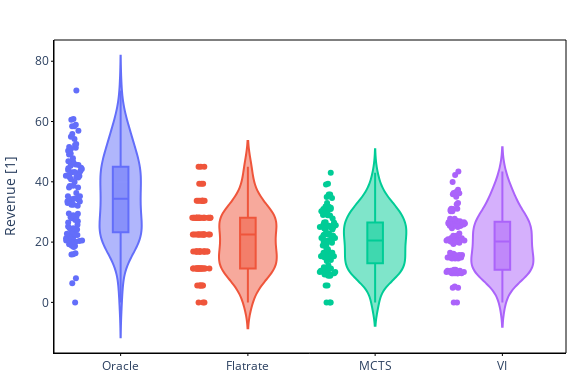

The notebook cell this image was saved under:
### Markdown cell above
## Violin plot - revenue distribution for each method

### Code cell
df_box = df[df.expected_res==4]
# sort by runner
df_box = df_box.sort_values("runner")
fig = px.violin(df_box, x="runner", y="r", box=True, points="all", color="runner")
# fig.update_traces(meanline_visible=True, width=0.7)
fig.update_layout(
    xaxis_title=None,
    width=576,  # 6 inches * 96 pixels/inch
    height=384,  # 4 inches * 96 pixels/inch (or adjust based on your needs)
    showlegend=False,
    plot_bgcolor='rgba(0, 0, 0, 0)',  # Transparent background inside the plot
    paper_bgcolor='rgba(0, 0, 0, 0)',  # Transparent background outside the plot
    margin=dict(l=10, r=10, t=40, b=10),  # Adjust margins to make space for border
    xaxis=dict(
        showline=True,  # Show x-axis line
        linewidth=1,  # Set line width
        linecolor='black',  # Set line color
        # dash='dash',  # Make x-axis line dashed
        ticks='outside',  # Move ticks outside the plot
        ticklen=2,  # Length of the tick marks
        tickwidth=1,  # Width of the tick marks
        tickcolor='black',  # Color of the tick marks
    ),
    yaxis=dict(
        showline=True,  # Show y-axis line
        linewidth=1,  # Set line width
        linecolor='black',  # Set line color
        # dash='dash',  # Make y-axis line dashed
        ticks='outside',  # Move ticks outside the plot
        ticklen=2,  # Length of the tick marks
        tickwidth=1,  # Width of the tick marks
        tickcolor='black',  # Color of the tick marks
        title="Revenue [1]"
    ),
    # Optional: Add border around the entire plot area
    shapes=[dict(
        type='rect',
        x0=0, y0=0, x1=1, y1=1,
        xref='paper', yref='paper',
        line=dict(color='black', width=1)
    )]
)
fig.write_image(FIGROOT/"violin_revenue.pdf")
fig.show()

### Figure 1 — Plotly figure (JSON) as saved in the notebook; plotly's stock layout.template omitted (floating-point values rounded to 4 significant figures)
{"data": [{"alignmentgroup": "True", "box": {"visible": true}, "hovertemplate": "runner=%{x}<br>r=%{y}<extra></extra>", "legendgroup": "Oracle", "marker": {"color": "#636efa"}, "name": "Oracle", "offsetgroup": "Oracle", "orientation": "v", "points": "all", "scalegroup": "True", "showlegend": true, "x": ["Oracle", "Oracle", "Oracle", "Oracle", "Oracle", "Oracle", "Oracle", "Oracle", "Oracle", "Oracle", "Oracle", "Oracle", "Oracle", "Oracle", "Oracle", "Oracle", "Oracle", "Oracle", "Oracle", "Oracle", "Oracle", "Oracle", "Oracle", "Oracle", "Oracle", "Oracle", "Oracle", "Oracle", "Oracle", "Oracle", "Oracle", "Oracle", "Oracle", "Oracle", "Oracle", "Oracle", "Oracle", "Oracle", "Oracle", "Oracle", "Oracle", "Oracle", "Oracle", "Oracle", "Oracle", "Oracle", "Oracle", "Oracle", "Oracle", "Oracle", "Oracle", "Oracle", "Oracle", "Oracle", "Oracle", "Oracle", "Oracle", "Oracle", "Oracle", "Oracle", "Oracle", "Oracle", "Oracle", "Oracle", "Oracle", "Oracle", "Oracle", "Oracle", "Oracle", "Oracle", "Oracle", "Oracle", "Oracle", "Oracle", "Oracle", "Oracle", "Oracle", "Oracle", "Oracle", "Oracle", "Oracle", "Oracle", "Oracle", "Oracle", "Oracle", "Oracle", "Oracle", "Oracle", "Oracle", "Oracle", "Oracle", "Oracle", "Oracle", "Oracle", "Oracle", "Oracle", "Oracle", "Oracle", "Oracle", "Oracle"], "x0": " ", "xaxis": "x", "y": [42.17, 34.17, 33.29, 42.82, 22.68, 33.58, 20.31, 20.51, 15.87, 34.57, 47.79, 6.366, 50.1, 25.17, 44.25, 60.58, 27.36, 43.23, 58.4, 41.9, 46.65, 22.35, 51.29, 28.45, 21.84, 52.23, 21.87, 20.52, 22.91, 26.48, 24.18, 50.29, 42.05, 49.08, 29.38, 51.01, 43.89, 60.83, 35.19, 55.82, 32.95, 70.25, 49.4, 22.8, 41.53, 51.56, 24.58, 38.65, 38.73, 32.36, 28.89, 19.26, 21.28, 44.5, 52.52, 34.36, 18.79, 58.89, 39.9, 20.52, 54.22, 46.81, 41.42, 27.94, 38.13, 43.49, 24.6, 45.78, 16.29, 54.92, 45.33, 40.84, 58.47, 15.98, 36.3, 23.62, 18.38, 33.49, 29.52, 35.18, 20.36, 45.61, 56.98, 26.89, 20.15, 28.23, 25.76, 38.09, 34.41, 41.57, 8.023, 43.21, 33.48, 32.36, 44.65, 18.69, 0.0, 22.45, 32.02, 21.1], "y0": " ", "yaxis": "y", "type": "violin"}, {"alignmentgroup": "True", "box": {"visible": true}, "hovertemplate": "runner=%{x}<br>r=%{y}<extra></extra>", "legendgroup": "Flatrate", "marker": {"color": "#EF553B"}, "name": "Flatrate", "offsetgroup": "Flatrate", "orientation": "v", "points": "all", "scalegroup": "True", "showlegend": true, "x": ["Flatrate", "Flatrate", "Flatrate", "Flatrate", "Flatrate", "Flatrate", "Flatrate", "Flatrate", "Flatrate", "Flatrate", "Flatrate", "Flatrate", "Flatrate", "Flatrate", "Flatrate", "Flatrate", "Flatrate", "Flatrate", "Flatrate", "Flatrate", "Flatrate", "Flatrate", "Flatrate", "Flatrate", "Flatrate", "Flatrate", "Flatrate", "Flatrate", "Flatrate", "Flatrate", "Flatrate", "Flatrate", "Flatrate", "Flatrate", "Flatrate", "Flatrate", "Flatrate", "Flatrate", "Flatrate", "Flatrate", "Flatrate", "Flatrate", "Flatrate", "Flatrate", "Flatrate", "Flatrate", "Flatrate", "Flatrate", "Flatrate", "Flatrate", "Flatrate", "Flatrate", "Flatrate", "Flatrate", "Flatrate", "Flatrate", "Flatrate", "Flatrate", "Flatrate", "Flatrate", "Flatrate", "Flatrate", "Flatrate", "Flatrate", "Flatrate", "Flatrate", "Flatrate", "Flatrate", "Flatrate", "Flatrate", "Flatrate", "Flatrate", "Flatrate", "Flatrate", "Flatrate", "Flatrate", "Flatrate", "Flatrate", "Flatrate", "Flatrate", "Flatrate", "Flatrate", "Flatrate", "Flatrate", "Flatrate", "Flatrate", "Flatrate", "Flatrate", "Flatrate", "Flatrate", "Flatrate", "Flatrate", "Flatrate", "Flatrate", "Flatrate", "Flatrate", "Flatrate", "Flatrate", "Flatrate", "Flatrate"], "x0": " ", "xaxis": "x", "y": [11.25, 16.87, 22.49, 16.87, 22.49, 11.25, 22.49, 16.87, 5.623, 11.25, 16.87, 28.12, 0.0, 39.36, 5.623, 28.12, 39.36, 11.25, 28.12, 39.36, 22.49, 33.74, 11.25, 28.12, 11.25, 28.12, 11.25, 16.87, 16.87, 16.87, 11.25, 11.25, 16.87, 28.12, 28.12, 33.74, 11.25, 28.12, 28.12, 44.98, 28.12, 33.74, 16.87, 44.98, 28.12, 11.25, 22.49, 22.49, 33.74, 22.49, 11.25, 16.87, 33.74, 11.25, 16.87, 22.49, 28.12, 22.49, 0.0, 33.74, 22.49, 16.87, 5.623, 28.12, 28.12, 5.623, 16.87, 28.12, 16.87, 28.12, 11.25, 22.49, 28.12, 16.87, 33.74, 22.49, 22.49, 44.98, 11.25, 28.12, 16.87, 22.49, 11.25, 28.12, 11.25, 16.87, 11.25, 28.12, 11.25, 16.87, 28.12, 5.623, 22.49, 11.25, 28.12, 33.74, 5.623, 0.0, 11.25, 22.49], "y0": " ", "yaxis": "y", "type": "violin"}, {"alignmentgroup": "True", "box": {"visible": true}, "hovertemplate": "runner=%{x}<br>r=%{y}<extra></extra>", "legendgroup": "MCTS", "marker": {"color": "#00cc96"}, "name": "MCTS", "offsetgroup": "MCTS", "orientation": "v", "points": "all", "scalegroup": "True", "showlegend": true, "x": ["MCTS", "MCTS", "MCTS", "MCTS", "MCTS", "MCTS", "MCTS", "MCTS", "MCTS", "MCTS", "MCTS", "MCTS", "MCTS", "MCTS", "MCTS", "MCTS", "MCTS", "MCTS", "MCTS", "MCTS", "MCTS", "MCTS", "MCTS", "MCTS", "MCTS", "MCTS", "MCTS", "MCTS", "MCTS", "MCTS", "MCTS", "MCTS", "MCTS", "MCTS", "MCTS", "MCTS", "MCTS", "MCTS", "MCTS", "MCTS", "MCTS", "MCTS", "MCTS", "MCTS", "MCTS", "MCTS", "MCTS", "MCTS", "MCTS", "MCTS", "MCTS", "MCTS", "MCTS", "MCTS", "MCTS", "MCTS", "MCTS", "MCTS", "MCTS", "MCTS", "MCTS", "MCTS", "MCTS", "MCTS", "MCTS", "MCTS", "MCTS", "MCTS", "MCTS", "MCTS", "MCTS", "MCTS", "MCTS", "MCTS", "MCTS", "MCTS", "MCTS", "MCTS", "MCTS", "MCTS", "MCTS", "MCTS", "MCTS", "MCTS", "MCTS", "MCTS", "MCTS", "MCTS", "MCTS", "MCTS", "MCTS", "MCTS", "MCTS", "MCTS", "MCTS", "MCTS", "MCTS", "MCTS", "MCTS", "MCTS"], "x0": " ", "xaxis": "x", "y": [5.623, 20.15, 24.92, 21.33, 15.31, 21.33, 29.44, 9.6, 0.0, 22.1, 24.18, 11.22, 14.93, 15.29, 16.1, 39.07, 31.0, 11.24, 21.32, 8.854, 25.27, 9.271, 25.01, 8.821, 14.89, 5.623, 22.47, 26.49, 28.93, 10.08, 22.48, 15.69, 24.96, 20.56, 14.09, 30.98, 29.0, 29.43, 25.41, 30.2, 0.0, 18.87, 29.43, 25.28, 16.47, 12.33, 35.8, 18.9, 20.93, 16.46, 9.688, 31.01, 24.13, 10.8, 31.38, 39.34, 20.13, 30.61, 24.99, 43.03, 22.85, 10.47, 27.81, 32.95, 25.76, 28.85, 15.29, 9.271, 11.62, 17.62, 15.29, 11.24, 9.271, 10.08, 31.75, 24.53, 10.08, 26.55, 10.84, 30.24, 22.07, 34.63, 26.17, 13.7, 25.58, 15.29, 35.77, 0.0, 34.93, 15.67, 31.77, 18.07, 20.53, 19.77, 15.31, 26.51, 16.46, 10.47, 9.271, 19.75], "y0": " ", "yaxis": "y", "type": "violin"}, {"alignmentgroup": "True", "box": {"visible": true}, "hovertemplate": "runner=%{x}<br>r=%{y}<extra></extra>", "legendgroup": "VI", "marker": {"color": "#ab63fa"}, "name": "VI", "offsetgroup": "VI", "orientation": "v", "points": "all", "scalegroup": "True", "showlegend": true, "x": ["VI", "VI", "VI", "VI", "VI", "VI", "VI", "VI", "VI", "VI", "VI", "VI", "VI", "VI", "VI", "VI", "VI", "VI", "VI", "VI", "VI", "VI", "VI", "VI", "VI", "VI", "VI", "VI", "VI", "VI", "VI", "VI", "VI", "VI", "VI", "VI", "VI", "VI", "VI", "VI", "VI", "VI", "VI", "VI", "VI", "VI", "VI", "VI", "VI", "VI", "VI", "VI", "VI", "VI", "VI", "VI", "VI", "VI", "VI", "VI", "VI", "VI", "VI", "VI", "VI", "VI", "VI", "VI", "VI", "VI", "VI", "VI", "VI", "VI", "VI", "VI", "VI", "VI", "VI", "VI", "VI", "VI", "VI", "VI", "VI", "VI", "VI", "VI", "VI", "VI", "VI", "VI", "VI", "VI", "VI", "VI", "VI", "VI", "VI", "VI"], "x0": " ", "xaxis": "x", "y": [20.17, 0.0, 5.24, 30.62, 27.34, 9.688, 21.31, 4.844, 27.73, 26.17, 15.72, 9.688, 15.32, 16.48, 39.93, 25.41, 9.688, 19.77, 20.56, 26.97, 10.48, 25.77, 10.48, 26.93, 19.38, 15.72, 25.79, 9.688, 22.1, 14.93, 25.41, 20.17, 9.688, 26.95, 31.03, 10.48, 30.25, 22.86, 31.01, 9.688, 20.17, 25.01, 21.34, 10.86, 14.53, 35.89, 4.844, 14.53, 20.95, 24.62, 10.47, 10.86, 36.24, 42.27, 14.93, 30.65, 25.8, 43.41, 25.41, 30.25, 10.48, 31.04, 27.71, 26.55, 14.53, 10.08, 10.47, 14.93, 14.93, 15.72, 10.08, 14.93, 22.08, 37.39, 9.688, 35.89, 32.55, 20.17, 35.08, 26.2, 9.688, 36.64, 25.41, 10.08, 36.28, 0.0, 15.32, 32.93, 10.48, 15.31, 16.1, 20.56, 14.93, 19.77, 20.55, 15.71, 26.58, 10.08, 20.96, 21.34], "y0": " ", "yaxis": "y", "type": "violin"}], "layout": {"xaxis": {"anchor": "y", "domain": [0.0, 1.0], "title": {}, "categoryorder": "array", "categoryarray": ["Oracle", "Flatrate", "MCTS", "VI"], "showline": true, "linewidth": 1, "linecolor": "black", "ticks": "outside", "ticklen": 2, "tickwidth": 1, "tickcolor": "black"}, "yaxis": {"anchor": "x", "domain": [0.0, 1.0], "title": {"text": "Revenue [1]"}, "showline": true, "linewidth": 1, "linecolor": "black", "ticks": "outside", "ticklen": 2, "tickwidth": 1, "tickcolor": "black"}, "legend": {"title": {"text": "runner"}, "tracegroupgap": 0}, "margin": {"t": 40, "l": 10, "r": 10, "b": 10}, "violinmode": "overlay", "width": 576, "height": 384, "showlegend": false, "plot_bgcolor": "rgba(0, 0, 0, 0)", "paper_bgcolor": "rgba(0, 0, 0, 0)", "shapes": [{"line": {"color": "black", "width": 1}, "type": "rect", "x0": 0, "x1": 1, "xref": "paper", "y0": 0, "y1": 1, "yref": "paper"}]}}
